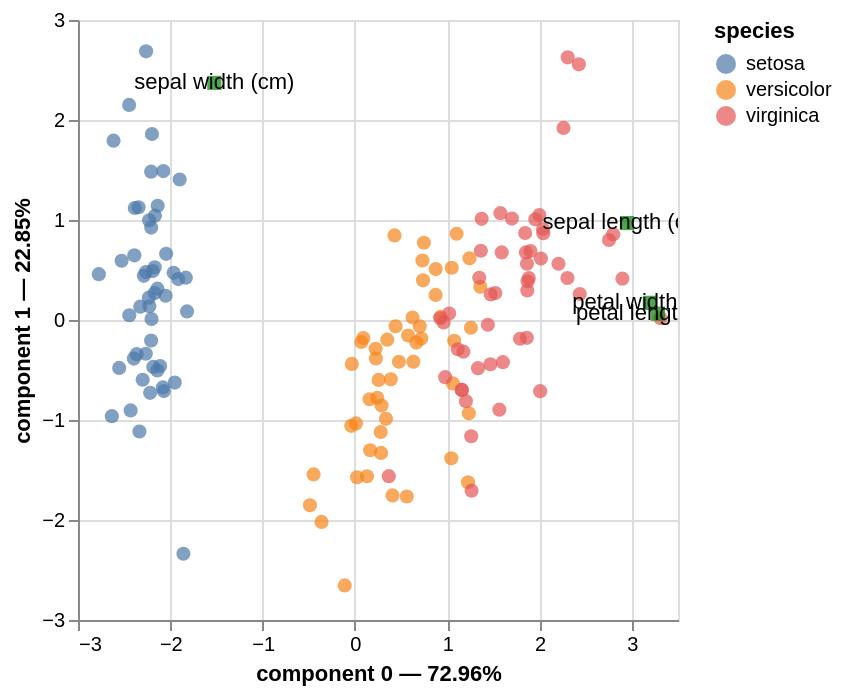

The notebook cell this image was saved under:
### Code cell
import pandas as pd
import prince
from sklearn import datasets
from IPython.display import display

iris = datasets.load_iris()

df = pd.DataFrame(iris.data, columns=iris.feature_names)
species = pd.Categorical.from_codes(iris.target, iris.target_names)

# Poner species como índice (el PCA se hace solo con columnas numéricas)
df.index = pd.Index(species, name="species")

pca = prince.PCA(
    n_components=2,
    rescale_with_mean=True,
    rescale_with_std=True,
    engine="sklearn",
    random_state=42
).fit(df)

chart = pca.plot(
    df,
    x_component=0,
    y_component=1,
    color_rows_by="species",
    show_row_markers=True,
    show_column_markers=True,
    show_row_labels=False,
    show_column_labels=True
)

display(chart)   # <-- IMPORTANTE (no es plt.show())

### Figure 1 — Vega-Lite specification as saved in the notebook (floating-point values rounded to 4 significant figures; data arrays with more than 128 entries replaced by an {"elided": "..."} marker saying what was removed)
{"config": {"view": {"continuousWidth": 300, "continuousHeight": 300}}, "layer": [{"data": {"name": "data-03baad6e1fd2565073f8cea70896e30d"}, "mark": {"type": "circle", "size": 50}, "encoding": {"color": {"field": "species", "type": "nominal"}, "tooltip": [{"field": "species", "type": "nominal"}, {"field": "component 0", "type": "quantitative"}, {"field": "component 1", "type": "quantitative"}], "x": {"axis": {"title": "component 0 — 72.96%"}, "field": "component 0", "scale": {"zero": false}, "type": "quantitative"}, "y": {"axis": {"title": "component 1 — 22.85%"}, "field": "component 1", "scale": {"zero": false}, "type": "quantitative"}}, "name": "view_3fcf43316a561264_0"}, {"data": {"name": "data-757dd50e8d3ae69e4b585d6e0a3abf4f"}, "mark": {"type": "square", "color": "green", "size": 50}, "encoding": {"tooltip": [{"field": "variable", "type": "nominal"}], "x": {"field": "component 0", "scale": {"zero": false}, "type": "quantitative"}, "y": {"field": "component 1", "scale": {"zero": false}, "type": "quantitative"}}}, {"data": {"name": "data-757dd50e8d3ae69e4b585d6e0a3abf4f"}, "mark": {"type": "text"}, "encoding": {"text": {"field": "label", "type": "nominal"}, "tooltip": [{"field": "variable", "type": "nominal"}], "x": {"field": "component 0", "scale": {"zero": false}, "type": "quantitative"}, "y": {"field": "component 1", "scale": {"zero": false}, "type": "quantitative"}}}], "params": [{"name": "param_1e9efca18e7a2868", "select": {"type": "interval", "encodings": ["x", "y"]}, "bind": "scales", "views": ["view_3fcf43316a561264_0"]}], "$schema": "https://vega.github.io/schema/vega-lite/v6.1.0.json", "datasets": {"data-03baad6e1fd2565073f8cea70896e30d": {"elided": "150 records"}, "data-757dd50e8d3ae69e4b585d6e0a3abf4f": [{"variable": "sepal length (cm)", "component 0": 2.947, "component 1": 0.9693, "label": "sepal length (cm)"}, {"variable": "sepal width (cm)", "component 0": -1.523, "component 1": 2.371, "label": "sepal width (cm)"}, {"variable": "petal length (cm)", "component 0": 3.283, "component 1": 0.0629, "label": "petal length (cm)"}, {"variable": "petal width (cm)", "component 0": 3.195, "component 1": 0.1719, "label": "petal width (cm)"}]}}
